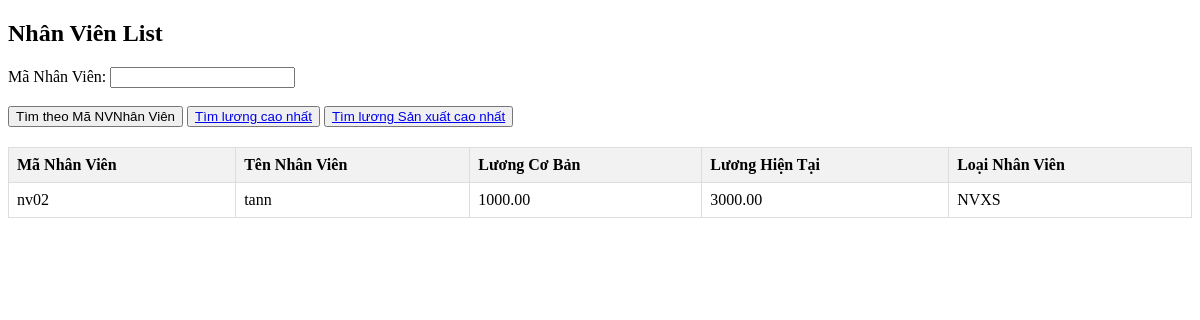
Page /timLuongHT on the earlier database version.
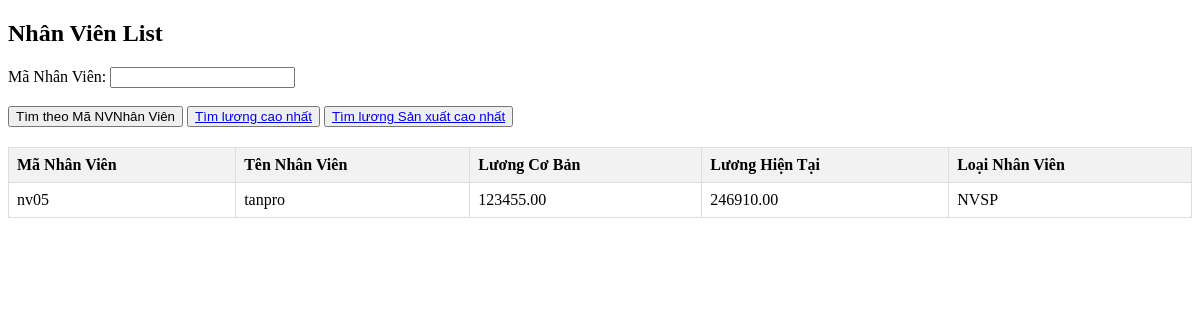
Same page on the later database version.
### qlnv/models.py (models this page shows, shortened)
class NhanVien (models.Model):
    loaiNhanVien = models.ForeignKey(LoaiNhanVien,related_name='nhanvien', on_delete=models.CASCADE , null=True)
    maNV =  models.TextField(blank=True)
    tenNV =  models.TextField(blank=True)
    luongCB = models.DecimalField(max_digits=100, decimal_places=2)
    luongHT =models.DecimalField(max_digits=100, decimal_places=2 ,default=0.0,blank=True,null=True)
    class Meta:
        verbose_name_plural = ("NhanVien")

class LoaiNhanVien(models.Model):
    name = models.CharField(max_length=250,db_index=True)
    class Meta:
        verbose_name_plural ='LoaiNhanVien'

### qlnv/views.py (the view)
# urls.py: path('timLuongHT', views.timLuongHT, name='timLuongHT'),
def timLuongHT(request):
    maxluongHT = NhanVien.objects.all().order_by('luongHT').last()
    return render(request, 'maxLuong.html', {'maxluongHT': maxluongHT})

### qlnv/templates/maxLuong.html (shortened to what this page needs)
<!DOCTYPE html>
<html lang="en">
<head>
</head>
<body>
    <h2>Nhân Viên List</h2>
    <div class="input-form">
        <form method="POST"   action="{% url 'timkiemNV' %}">
            <label for="maNV">Mã Nhân Viên:</label>
            <input type="text" name="maNV" id="maNV">
            <br>    <br>
            <button type="submit">Tìm theo Mã NVNhân Viên</button>
            <button type="submit"> <a href="{% url 'timLuongHT' %}">Tìm lương cao nhất</a> </button>
            <button type="submit"> <a href="{% url 'maxluongHTsanxuat' %}" > Tìm lương Sản xuất cao nhất </a>   </button>
        </form>
    </div>
    <table>
        <thead>
            <tr>
                <th>Mã Nhân Viên</th>
                <th>Tên Nhân Viên</th>
                <th>Lương Cơ Bản</th>
                <th>Lương Hiện Tại</th>
                <th>Loại Nhân Viên</th>
            </tr>
        </thead>
        <tbody>
                <tr>
                    <td>{{ maxluongHT.maNV }}</td>
                    <td>{{ maxluongHT.tenNV }}</td>
                    <td>{{ maxluongHT.luongCB }}</td>
                    <td>{{ maxluongHT.luongHT }}</td>
                    <td>{{ maxluongHT.loaiNhanVien.name }}</td>
                </tr>
        </tbody>
    </table>
</body>
</html>

Differences in the rows shown:
no longer on this page (row unchanged): NhanVien: maNV "nv02", tenNV "tann", luongCB "1000.00", luongHT "3000.00", loaiNhanVien.name "NVXS"
added NhanVien: maNV "nv05", tenNV "tanpro", luongCB "123455.00", luongHT "246910.00", loaiNhanVien.name "NVSP"
